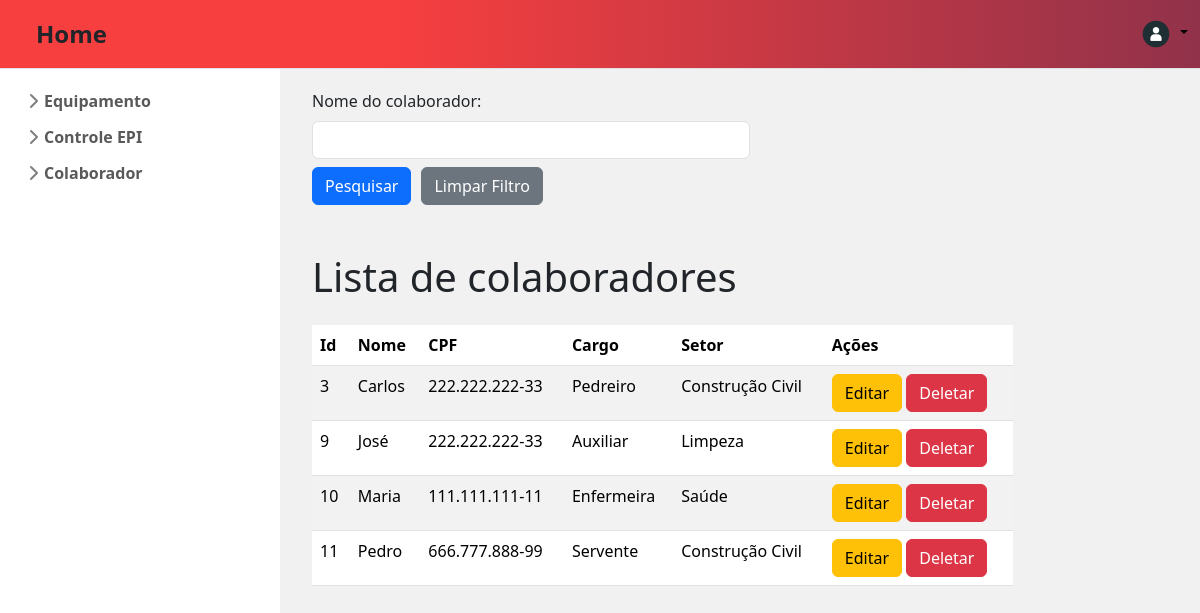
The app's page /listarColaborador/, older data.
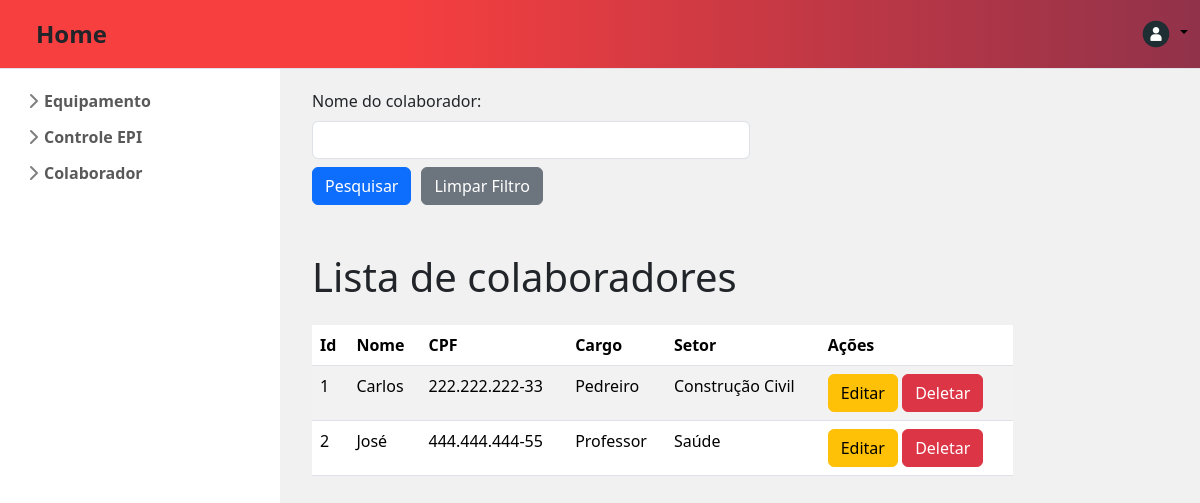
The same page, newer data.
### app_produtos/models.py (models this page shows, shortened)
class CadastrarColaborador(models.Model):
    nome_colaborador = models.CharField(max_length=100)
    cpf = models.CharField(max_length=11)
    cargo = models.CharField(max_length=100)
    setor = models.CharField(max_length=100)

### app_produtos/views.py (the view)
# urls.py: path("listarColaborador/", views.listar_colaborador, name="listar_colaborador"),
def listar_colaborador(request):
    values = CadastrarColaborador.objects.all()
    nome_colaborador = request.GET.get('nome_colaborador')
    if nome_colaborador:
        values = values.filter(nome_colaborador__icontains=nome_colaborador)
    return render(request, 'app_produtos/globals/listarColaborador.html', {
        "lista_colaborador": values,
        "nome_colaborador": nome_colaborador
    })

### app_produtos/templates/app_produtos/globals/listarColaborador.html (shortened to what this page needs)
{% extends "app_produtos/index.html" %}
{% block content %}
<div class="container justify-content-center mt-2">
  <form action="{% url 'listar_colaborador' %}" method="get" >
    <div class="form-group">
      <label class="form-label" for="nome_colaborador">Nome do colaborador:</label>
      <input class="form-control w-50" type="text" name="nome_colaborador" id="nome_colaborador" value="{{ nome_colaborador|default:'' }}"/>
    </div>
    <div class="d-flex mt-2" style="gap: 10px;">
        <button class="w-10 btn btn-primary btn-md"  type="submit">Pesquisar</button>
        <a class="w-10 btn btn-secondary btn-md" href="{% url 'listar_colaborador' %}">Limpar Filtro</a>
      </div>
  </form>
</div>
{% if lista_colaborador %}
<div class="container mt-5">
  <h1 class="text-start mb-4" >Lista de colaboradores</h1>
  <table class="table table-striped" style="width: 80%;">
    <thead>
      <tr>
        <th>Id</th>
        <th>Nome</th>
        <th>CPF</th>
        <th>Cargo</th>
        <th>Setor</th>
        <th>Ações</th>
      </tr>
    </thead>
    <tbody>
      {% for item in lista_colaborador %}
      <tr>
        <td>{{ item.id }}</td>
        <td>{{ item.nome_colaborador }}</td>
        <td>{{ item.cpf }}</td>
        <td>{{ item.cargo }}</td>
        <td>{{ item.setor }}</td>
        <td>
            <a href="/editarColaborador/{{ item.id }}" class="btn btn-warning ">Editar</a>
            <button class="btn btn-danger" data-bs-toggle="modal" data-bs-target="#confirmDeleteModal" onclick="setDeleteUrl('/deletarColaborador/{{ item.id }}')">Deletar</button>
        </td>
      </tr>
      {% endfor %}
    </tbody>
  </table>
</div>
{% else %}
<div class="container mt-3">
  <p class="text-center h3">Nenhum colaborador encontrado</p>
</div>
{% endif %} {% endblock content %}

Row changes from the older to the newer data that the page shows:
removed CadastrarColaborador: id "3", nome_colaborador "Carlos", cpf "222.222.222-33", cargo "Pedreiro", setor "Construção Civil"
removed CadastrarColaborador: id "9", nome_colaborador "José", cpf "222.222.222-33", cargo "Auxiliar", setor "Limpeza"
removed CadastrarColaborador: id "10", nome_colaborador "Maria", cpf "111.111.111-11", cargo "Enfermeira", setor "Saúde"
removed CadastrarColaborador: id "11", nome_colaborador "Pedro", cpf "666.777.888-99", cargo "Servente", setor "Construção Civil"
added CadastrarColaborador: id "1", nome_colaborador "Carlos", cpf "222.222.222-33", cargo "Pedreiro", setor "Construção Civil"
added CadastrarColaborador: id "2", nome_colaborador "José", cpf "444.444.444-55", cargo "Professor", setor "Saúde"
